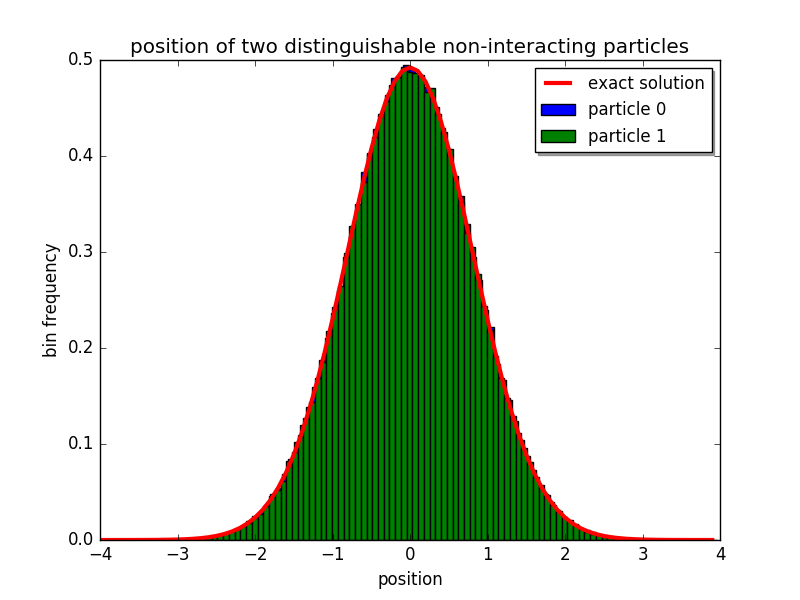

The script that saved this image:
import math, random, pylab

def pi_x(x, beta):
    sigma = 1.0 / math.sqrt(2.0 * math.tanh(beta / 2.0))
    return math.exp(-x ** 2 / (2.0 * sigma ** 2)) / math.sqrt(2.0 * math.pi) / sigma

def levy_harmonic_path(k):
    x = [random.gauss(0.0, 1.0 / math.sqrt(2.0 * math.tanh(k * beta / 2.0)))]
    if k == 2:
        Ups1 = 2.0 / math.tanh(beta)
        Ups2 = 2.0 * x[0] / math.sinh(beta)
        x.append(random.gauss(Ups2 / Ups1, 1.0 / math.sqrt(Ups1)))
    return x[:]

beta = 2.0
nsteps = 1000000
low = levy_harmonic_path(2)
high = low[:]
data_0 = []
data_1 = []
for step in xrange(nsteps):
    k = random.choice([0, 1])
    low[k] = levy_harmonic_path(1)[0]
    high[k] = low[k]
    data_0.append(low[0])
    data_1.append(low[1])

    
pylab.hist(data_0, bins=100,normed=True, label = 'particle 0')
pylab.hist(data_1, bins=100,normed=True, label = 'particle 1')
xrange = [a*0.1 for a in range(-40, 40)]
pi = [pi_x(a, beta) for a in xrange]
pylab.plot(xrange, pi, label = 'exact solution', linewidth = 3)
pylab.title("position of two distinguishable non-interacting particles")
pylab.xlabel("position")
pylab.ylabel("bin frequency")
pylab.legend(loc="upper right", shadow=True, fontsize = "medium")
pylab.savefig('A1_given.png')
pylab.show()
